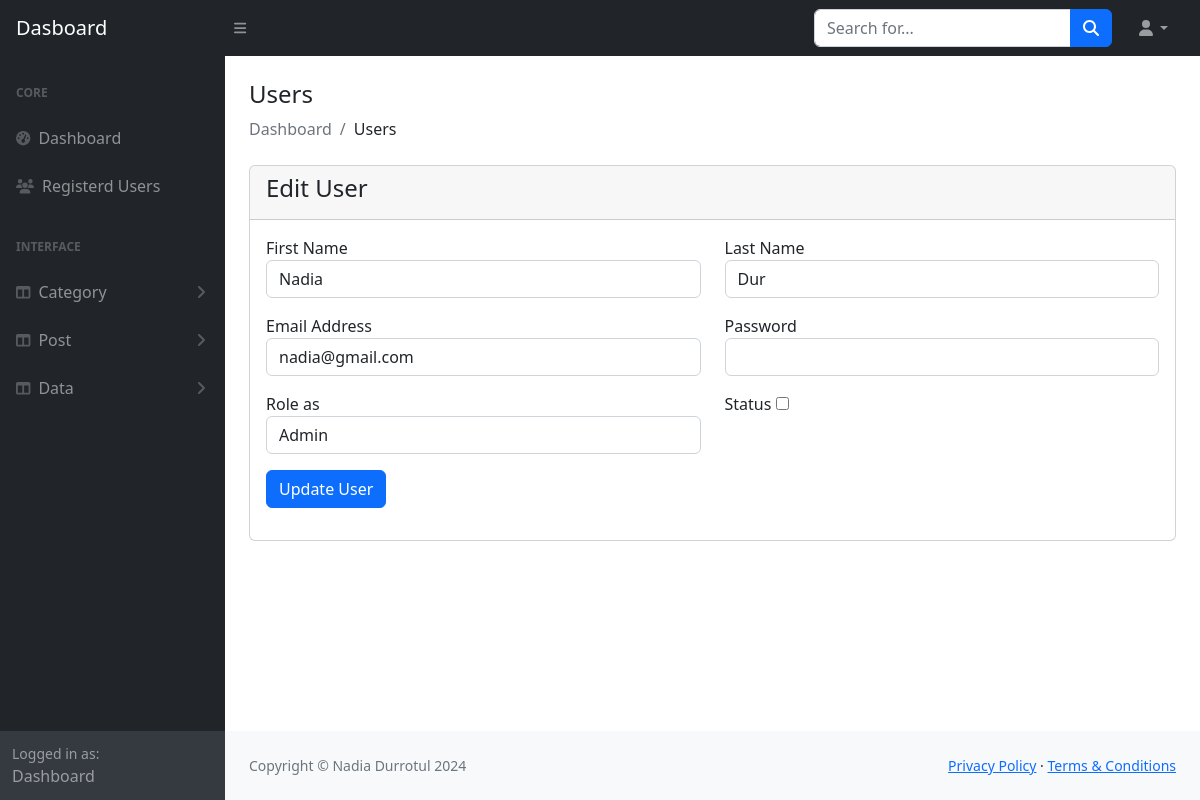
The app's page /admin1/register-edit.php?id=2 (signed in) with its own data.
### tables this page shows
CREATE TABLE `users` (
  `id` int(11) NOT NULL,
  `fname` varchar(191) NOT NULL,
  `lname` varchar(191) NOT NULL,
  `email` varchar(191) NOT NULL,
  `password` varchar(191) NOT NULL,
  `role_as` tinyint(4) NOT NULL DEFAULT 0,
  `status` tinyint(1) NOT NULL DEFAULT 0,
  `created_at` timestamp NOT NULL DEFAULT current_timestamp()
);

### admin1/register-edit.php (the view, shortened to what this page needs)
<?php
include('authentication.php');
include('includes/header.php');
?>
<div class="container-fluid px-4">
 <h4 class="mt-4">Users</h4>
      <ol class="breadcrumb mb-4">
          <li class="breadcrumb-item active">Dashboard</li>
          <li class="breadcrumb-item ">Users</li>
      </ol>
     <div class="row">
     <div class="col-md-12">
        <div class="card">
            <div class="card-header">
                <h4>Edit User</h4>
            </div>
            <div class="card-body">
            <?php
            if(isset($_GET['id']))
            {
                $user_id = $_GET['id'];
                $users = "SELECT * FROM users WHERE id='$user_id' ";
                $users_run = mysqli_query($con,$users);
                if(mysqli_num_rows($users_run) >0)
                {
                    foreach($users_run as $user){
                    ?>
                <form action="code.php" method="POST">
                    <div class="row">
                        <div class="col-md-6 mb-3">
                            <label for="">First Name</label>
                            <input type="text" name="fname" value="<?= $user['fname'];?>" class="form-control">
                        </div>
                        <div class="col-md-6 mb-3">
                            <label for="">Last Name</label>
                            <input type="text" name="lname" value="<?= $user['lname'];?>" class="form-control">
                        </div>
                        <div class="col-md-6 mb-3">
                            <label for="">Email Address</label>
                            <input type="text" name="email" value="<?= $user['email'];?>" class="form-control">
                        </div>
                        <div class="col-md-6 mb-3">
                            <label for="">Password</label>
                            <input type="text" name="password" class="form-control">
                        </div>
                        <div class="col-md-6 mb-3">
                            <label for="">Role as</label>
                            <select name="role_as"required class="form-control">
                               <option value="1" <?=$user['role_as'] =='1' ? 'selected':'' ?>>Admin</option>
                        </select>
                        </div>
                        <div class="col-md-6 mb-3">
                            <label for="">Status</label>
                            <input type="checkbox" name="status" <?=$user['status'] =='1' ? 'checked':'' ?> width="70px" height="70px" />
                        </div>
                        <div class="col-md-6 mb-3">
                            <button type="submit" name="update_user" class="btn btn-primary">Update User</button>
                    </div>
                    </div>
                </form>
                <?php
                    }
                }
                else
                {
                    ?>
                    <h4>No Record Found</h4>
                    <?php
                }
            }
            ?>
            </div>
        </div>
     </div>
     </div>
</div>
<?php
include('includes/footer.php');
include('includes/scripts.php');
?>

### records on screen
users: fname "Nadia", lname "Dur", email "nadia@gmail.com", role_as "Admin"
